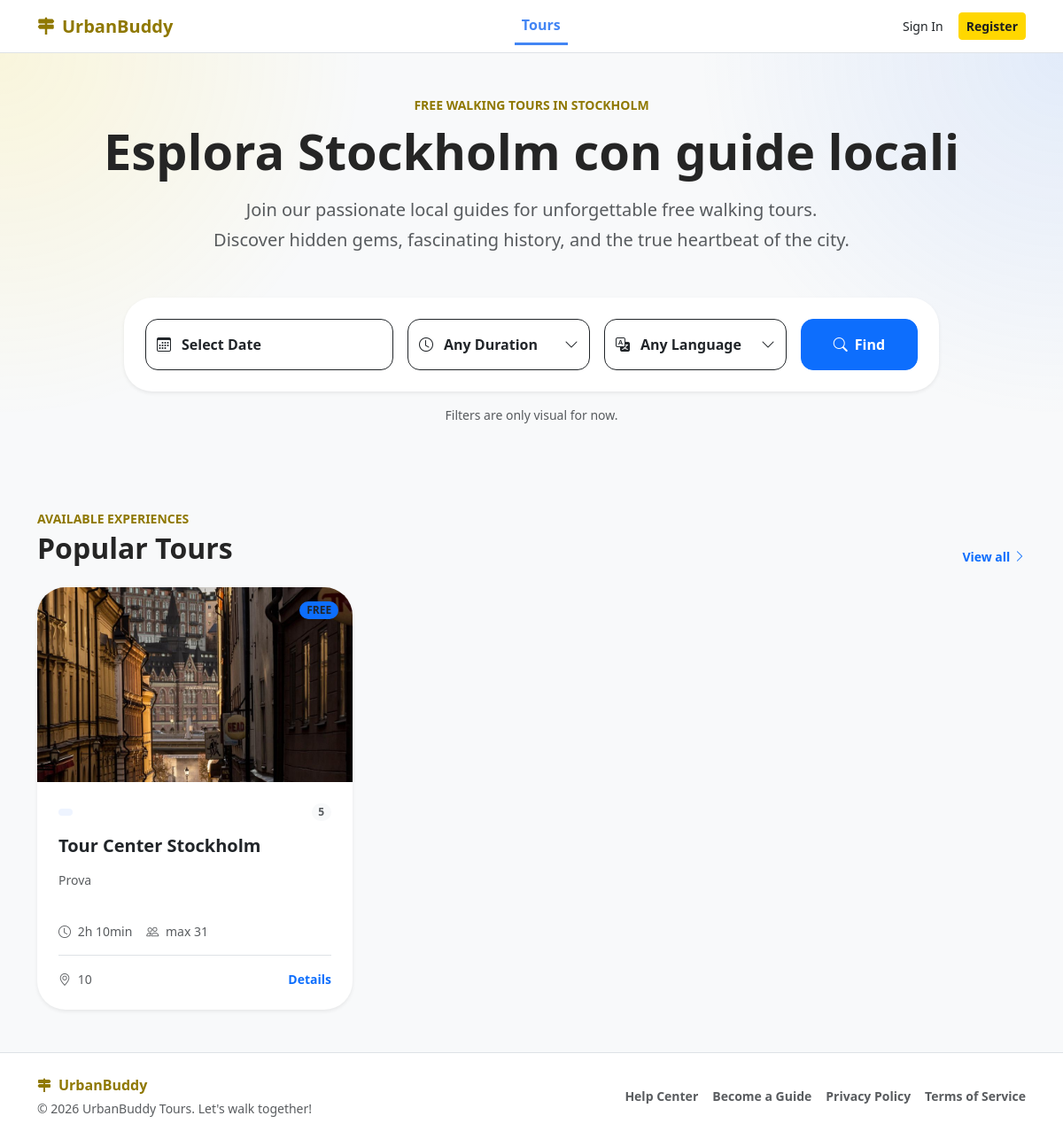
The page / on the database its author committed.
### tables this page shows
CREATE TABLE tour_photos (
    id TEXT PRIMARY KEY, -- UUID
    tour_id TEXT NOT NULL, -- FK verso UUID
    filename TEXT NOT NULL,
    created_at TEXT DEFAULT CURRENT_TIMESTAMP,
    FOREIGN KEY (tour_id) REFERENCES tours(id) ON DELETE CASCADE
);

CREATE TABLE tours (
    id TEXT PRIMARY KEY,  -- UUID
    guide_id TEXT NOT NULL, -- FK verso UUID
    theme_id INTEGER NOT NULL,
    language_id INTEGER NOT NULL,
    title TEXT NOT NULL,
    description TEXT NOT NULL,
    meeting_point TEXT NOT NULL,
    duration INTEGER NOT NULL,
    max_participants INTEGER NOT NULL,
    is_deleted INTEGER DEFAULT 0 CHECK(is_deleted IN (0, 1)),
    created_at TEXT DEFAULT CURRENT_TIMESTAMP,
    updated_at TEXT DEFAULT CURRENT_TIMESTAMP,
    FOREIGN KEY (guide_id) REFERENCES users(id) ON DELETE CASCADE,
    FOREIGN KEY (theme_id) REFERENCES themes(id) ON DELETE RESTRICT,
    FOREIGN KEY (language_id) REFERENCES languages(id) ON DELETE RESTRICT
);

### app/public/routes.py (the view)
@public_bp.route("/")
def home():
    tours = ToursDAO.list_all_tours(limit=6)
    tour_cards = []
    for tour in tours:
        photos = TourPhotosDAO.list_photos_by_tour(tour.id)
        cover_filename = None
        if len(photos) > 0:
            cover_filename = photos[0].filename
        tour_cards.append({
            "id": tour.id,
            "title": tour.title,
            "description": tour.description,
            "meeting_point": tour.meeting_point,
            "duration": format_duration(tour.duration),
            "max_participants": tour.max_participants,
            "language": format_language(tour.language_id),
            "cover_filename": cover_filename
        })
    return render_template(
        "home.html",
        city_name=CITY_NAME,
        tours=tour_cards
    )

### app/core/db.py (called while the page is built)
def get_db():
    if 'conn' not in g:
        g.conn = sqlite3.connect(current_app.config["DATABASE"])
        g.conn.row_factory = sqlite3.Row
    return g.conn

### app/public/routes.py (called while the page is built)
def format_duration(minutes):
    if minutes is None:
        return "Durata non indicata"
    if minutes < 60:
        return f"{minutes} min"
    hours = minutes // 60
    remaining_minutes = minutes % 60
    if remaining_minutes == 0:
        return f"{hours}h"
    return f"{hours}h {remaining_minutes}min"

def format_language(language_id):
    languages = {
        "it": "IT",
        "en": "EN",
        "es": "ES",
        "fr": "FR"
    }
    if language_id is None:
        return "IT"
    language_id = str(language_id).lower()
    if language_id in languages:
        return languages[language_id]
    return language_id.upper()

### app/tours/dao.py (called while the page is built)
    @staticmethod
    def list_all_tours(limit: int = 20, offset: int = 0):
        db = get_db()
        rows = db.execute(
            "SELECT * FROM tours WHERE is_deleted = 0 ORDER BY created_at DESC LIMIT ? OFFSET ?",
            (limit, offset)
        ).fetchall()
        return [Tour.from_row(row) for row in rows]

    @staticmethod
    def list_photos_by_tour(tour_id: str):
        db = get_db()
        rows = db.execute(
            "SELECT * FROM tour_photos WHERE tour_id = ? ORDER BY created_at DESC",
            (tour_id,)
        ).fetchall()
        return [TourPhoto.from_row(row) for row in rows]

### app/tours/domain.py (called while the page is built)
    @staticmethod
    def from_row(row):
        if row is None:
            return None
        return TourPhoto(
            id=row["id"],
            tour_id=row["tour_id"],
            filename=row["filename"]
        )

    @staticmethod
    def from_row(row):
        if row is None:
            return None
        return Tour(
            id=row["id"],
            guide_id=row["guide_id"],
            theme_id=row["theme_id"],
            language_id=row["language_id"],
            title=row["title"],
            description=row["description"],
            meeting_point=row["meeting_point"],
            duration=row["duration"],
            max_participants=row["max_participants"],
            is_deleted=bool(row["is_deleted"])
        )

### app/templates/home.html (shortened to what this page needs)
{% extends "base.html" %}
{% block content %}
<section class="hero py-5 py-lg-6">
    <div class="container">
        <div class="mx-auto text-center hero-content">
            <p class="text-uppercase small fw-bold text-brand mb-2">
                Free walking tours in {{ city_name }}
            </p>
            <h1 class="display-4 fw-black mb-3">
                Esplora {{ city_name }} con guide locali
            </h1>
            <p class="lead text-muted mx-auto mb-5">
                Join our passionate local guides for unforgettable free walking tours.
                Discover hidden gems, fascinating history, and the true heartbeat of the city.
            </p>
            <div class="card border-0 shadow-sm rounded-5 mx-auto search-card">
                <div class="card-body p-3 p-md-4">
                    <div class="row g-3">
                        <div class="col-md-4">
                            <button class="btn search-filter w-100" type="button" disabled>
                                <i class="bi bi-calendar3"></i>
                                <span>Select Date</span>
                            </button>
                        </div>
                        <div class="col-md-3">
                            <button class="btn search-filter w-100" type="button" disabled>
                                <i class="bi bi-clock"></i>
                                <span>Any Duration</span>
                                <i class="bi bi-chevron-down ms-auto"></i>
                            </button>
                        </div>
                        <div class="col-md-3">
                            <button class="btn search-filter w-100" type="button" disabled>
                                <i class="bi bi-translate"></i>
                                <span>Any Language</span>
                                <i class="bi bi-chevron-down ms-auto"></i>
                            </button>
                        </div>
                        <div class="col-md-2">
                            <button class="btn btn-primary w-100 h-100 search-submit" type="button" disabled>
                                <i class="bi bi-search"></i>
                                <span>Find</span>
                            </button>
                        </div>
                    </div>
                </div>
            </div>
            <p class="small text-muted mt-3 mb-0">
                Filters are only visual for now.
            </p>
        </div>
    </div>
</section>
<section class="py-5">
    <div class="container">
        <div class="d-flex align-items-end justify-content-between gap-3 mb-4">
            <div>
                <p class="text-uppercase small fw-bold text-brand mb-1">
                    Available experiences
                </p>
                <h2 class="fw-black mb-0">Popular Tours</h2>
            </div>
            <a href="#" class="small fw-bold text-decoration-none">
                View all
                <i class="bi bi-chevron-right"></i>
            </a>
        </div>
        {% if tours %}
            <div class="row g-4">
                {% for tour in tours %}
                    <div class="col-md-6 col-lg-4">
                        {% include "components/tour_card.html" %}
                    </div>
                {% endfor %}
            </div>
        {% endif %}
    </div>
</section>
{% endblock %}

### app/templates/components/tour_card.html (shortened to what this page needs)
<article class="card tour-card border-0 shadow-sm rounded-5 h-100 overflow-hidden">
    <div class="tour-img position-relative">
        {% if tour.cover_filename %}
            <img
                src="{{ url_for('static', filename='uploads/tours/' ~ tour.cover_filename) }}"
                alt="{{ tour.title }}"
            >
        {% else %}
            <div class="tour-placeholder">
                {{ city_name|default("Stockholm") }}
            </div>
        {% endif %}
        {% if card_variant is defined and card_variant == "dashboard" %}
            <div class="position-absolute top-0 end-0 m-3 d-flex gap-2">
                <a
                    href="{{ url_for('guide_dashboard.update_tour', tour_id=tour.id) }}"
                    class="btn btn-light btn-sm rounded-circle shadow-sm d-inline-flex align-items-center justify-content-center"
                    style="width: 38px; height: 38px;"
                    aria-label="Edit tour"
                >
                    <i class="bi bi-pencil-fill"></i>
                </a>
                <button
                    type="button"
                    class="btn btn-danger btn-sm rounded-circle shadow-sm d-inline-flex align-items-center justify-content-center"
                    style="width: 38px; height: 38px;"
                    data-bs-toggle="modal"
                    data-bs-target="#deleteTourModal-{{ tour.id }}"
                    aria-label="Delete tour"
                >
                    <i class="bi bi-trash-fill"></i>
                </button>
            </div>
        {% else %}
            <span class="badge rounded-pill bg-primary text-dark fw-black position-absolute top-0 end-0 m-3">
                FREE
            </span>
        {% endif %}
    </div>
    <div class="card-body p-4">
        <div class="d-flex align-items-center justify-content-between gap-3 mb-3">
            <span class="badge rounded-pill bg-soft-blue text-primary">
            </span>
            <span class="badge rounded-pill bg-light text-muted">
                {{ tour.language }}
            </span>
        </div>
        <h3 class="h5 fw-black mb-3">
            {{ tour.title }}
        </h3>
        {% if card_variant is defined and card_variant == "dashboard" %}
            <div class="d-flex flex-wrap gap-3 small text-muted mb-3">
                <span>
                    <i class="bi bi-clock me-1"></i>
                    {{ tour.duration }}
                </span>
                <span>
                    <i class="bi bi-people me-1"></i>
                    max {{ tour.max_participants }}
                </span>
            </div>
            <div class="vstack gap-2 small text-muted">
                <div>
                    {{ tour.schedule }}
                </div>
                <div>
                    <i class="bi bi-signpost-split me-1"></i>
                    {{ tour.stops_count }}
                </div>
            </div>
        {% else %}
            <p class="text-muted small tour-description mb-3">
                {{ tour.description }}
            </p>
            <div class="d-flex flex-wrap gap-3 small text-muted mb-3">
                <span>
                    <i class="bi bi-clock me-1"></i>
                    {{ tour.duration }}
                </span>
                <span>
                    <i class="bi bi-people me-1"></i>
                    max {{ tour.max_participants }}
                </span>
            </div>
            <div class="d-flex align-items-center justify-content-between border-top pt-3">
                <span class="small text-muted text-truncate pe-3">
                    <i class="bi bi-geo-alt me-1"></i>
                    {{ tour.meeting_point }}
                </span>
                <a href="#" class="small fw-bold text-decoration-none">
                    Details
                </a>
            </div>
        {% endif %}
    </div>
</article>

### app/static/style.css (style rules this page uses)
:root { --ub-primary: #FFD700; --ub-primary-dark: #8F7800; --ub-blue: #4285F4; --ub-bg: #F8F9FA; --ub-text: #252525; --ub-muted: #6C757D; --ub-border: #E5E5E5; }
body { background-color: var(--ub-bg); color: var(--ub-text); }
.fw-black { font-weight: 900; }
.text-brand { color: var(--ub-primary-dark); }
.bg-soft-blue { background-color: #EEF4FF; }
.btn-primary { --bs-btn-bg: var(--ub-primary); --bs-btn-border-color: var(--ub-primary); --bs-btn-color: #1f1f1f; --bs-btn-hover-bg: #e6c200; --bs-btn-hover-border-color: #e6c200; --bs-btn-hover-color: #1f1f1f; --bs-btn-active-bg: #d6b400; --bs-btn-active-border-color: #312d1c; --bs-btn-active-color: #1f1f1f; font-weight: 800; }
.py-lg-6 { padding-top: 5rem; padding-bottom: 5rem; }
.hero { background: radial-gradient(circle at top left, rgba(255, 215, 0, 0.12), transparent 32%), radial-gradient(circle at top right, rgba(66, 133, 244, 0.12), transparent 32%), var(--ub-bg); }
.hero-content { max-width: 980px; }
.hero .lead { max-width: 720px; line-height: 1.7; }
.search-card { max-width: 920px; }
.search-filter { min-height: 58px; display: flex; align-items: center; gap: 12px; border: 1px solid var(--ub-border); background-color: #F3F4F6; color: #374151; font-weight: 600; border-radius: 14px; }
.search-submit { min-height: 58px; display: inline-flex; align-items: center; justify-content: center; gap: 8px; border-radius: 14px; }
.search-filter:disabled, .search-submit:disabled { opacity: 1; cursor: default; }
.tour-img { position: relative; height: 190px; background-color: #FDE1C9; }
.tour-img img { width: 100%; height: 100%; object-fit: cover; }
.tour-description { height: 42px; overflow: hidden; }
.tour-card { transition: 0.2s ease; }
.tour-img { height: 220px; background-color: #F3F4F6; }

### rows shown on the page
tour_photos: filename (picture)
tours: title "Tour Center Stockholm", description "Prova", meeting_point "10"

### other values the page prints
{{ city_name }} "STOCKHOLM"
{{ city_name }} "Stockholm"
{{ tour.language }} "5"
{{ tour.duration }} "2h 10min"
{{ tour.max_participants }} "31"
